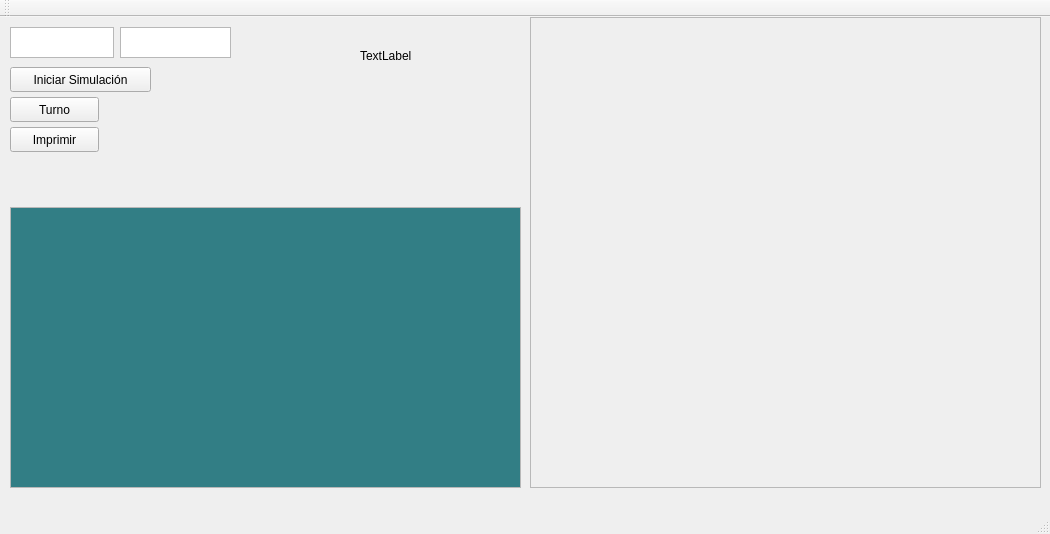
<?xml version="1.0" encoding="UTF-8"?>
<ui version="4.0">
 <class>MainWindow</class>
 <widget class="QMainWindow" name="MainWindow">
  <property name="geometry">
   <rect>
    <x>0</x>
    <y>0</y>
    <width>1050</width>
    <height>534</height>
   </rect>
  </property>
  <property name="windowTitle">
   <string>[EDD]Practica1_201404218</string>
  </property>
  <widget class="QWidget" name="centralWidget">
   <widget class="QTextEdit" name="textEdit">
    <property name="geometry">
     <rect>
      <x>10</x>
      <y>190</y>
      <width>511</width>
      <height>281</height>
     </rect>
    </property>
    <property name="palette">
     <palette>
      <active>
       <colorrole role="Text">
        <brush brushstyle="SolidPattern">
         <color alpha="255">
          <red>238</red>
          <green>238</green>
          <blue>236</blue>
         </color>
        </brush>
       </colorrole>
       <colorrole role="Base">
        <brush brushstyle="SolidPattern">
         <color alpha="255">
          <red>50</red>
          <green>126</green>
          <blue>133</blue>
         </color>
        </brush>
       </colorrole>
      </active>
      <inactive>
       <colorrole role="Text">
        <brush brushstyle="SolidPattern">
         <color alpha="255">
          <red>238</red>
          <green>238</green>
          <blue>236</blue>
         </color>
        </brush>
       </colorrole>
       <colorrole role="Base">
        <brush brushstyle="SolidPattern">
         <color alpha="255">
          <red>50</red>
          <green>126</green>
          <blue>133</blue>
         </color>
        </brush>
       </colorrole>
      </inactive>
      <disabled>
       <colorrole role="Text">
        <brush brushstyle="SolidPattern">
         <color alpha="255">
          <red>190</red>
          <green>190</green>
          <blue>190</blue>
         </color>
        </brush>
       </colorrole>
       <colorrole role="Base">
        <brush brushstyle="SolidPattern">
         <color alpha="255">
          <red>239</red>
          <green>239</green>
          <blue>239</blue>
         </color>
        </brush>
       </colorrole>
      </disabled>
     </palette>
    </property>
   </widget>
   <widget class="QPushButton" name="btnImprimir">
    <property name="geometry">
     <rect>
      <x>10</x>
      <y>110</y>
      <width>89</width>
      <height>25</height>
     </rect>
    </property>
    <property name="text">
     <string>Imprimir</string>
    </property>
   </widget>
   <widget class="QScrollArea" name="scrollArea">
    <property name="geometry">
     <rect>
      <x>530</x>
      <y>0</y>
      <width>511</width>
      <height>471</height>
     </rect>
    </property>
    <property name="widgetResizable">
     <bool>true</bool>
    </property>
    <widget class="QWidget" name="scrollAreaWidgetContents">
     <property name="geometry">
      <rect>
       <x>0</x>
       <y>0</y>
       <width>509</width>
       <height>469</height>
      </rect>
     </property>
    </widget>
   </widget>
   <widget class="QLabel" name="label">
    <property name="geometry">
     <rect>
      <x>360</x>
      <y>30</y>
      <width>67</width>
      <height>17</height>
     </rect>
    </property>
    <property name="text">
     <string>TextLabel</string>
    </property>
   </widget>
   <widget class="QPushButton" name="btnTurno">
    <property name="geometry">
     <rect>
      <x>10</x>
      <y>80</y>
      <width>89</width>
      <height>25</height>
     </rect>
    </property>
    <property name="text">
     <string>Turno</string>
    </property>
   </widget>
   <widget class="QTextEdit" name="txtAviones">
    <property name="geometry">
     <rect>
      <x>10</x>
      <y>10</y>
      <width>104</width>
      <height>31</height>
     </rect>
    </property>
   </widget>
   <widget class="QPushButton" name="inicio">
    <property name="geometry">
     <rect>
      <x>10</x>
      <y>50</y>
      <width>141</width>
      <height>25</height>
     </rect>
    </property>
    <property name="text">
     <string>Iniciar Simulación</string>
    </property>
   </widget>
   <widget class="QTextEdit" name="txtEscritorios">
    <property name="geometry">
     <rect>
      <x>120</x>
      <y>10</y>
      <width>111</width>
      <height>31</height>
     </rect>
    </property>
   </widget>
  </widget>
  <widget class="QMenuBar" name="menuBar">
   <property name="geometry">
    <rect>
     <x>0</x>
     <y>0</y>
     <width>1050</width>
     <height>22</height>
    </rect>
   </property>
  </widget>
  <widget class="QToolBar" name="mainToolBar">
   <attribute name="toolBarArea">
    <enum>TopToolBarArea</enum>
   </attribute>
   <attribute name="toolBarBreak">
    <bool>false</bool>
   </attribute>
  </widget>
  <widget class="QStatusBar" name="statusBar"/>
 </widget>
 <layoutdefault spacing="6" margin="11"/>
 <resources/>
 <connections/>
</ui>
